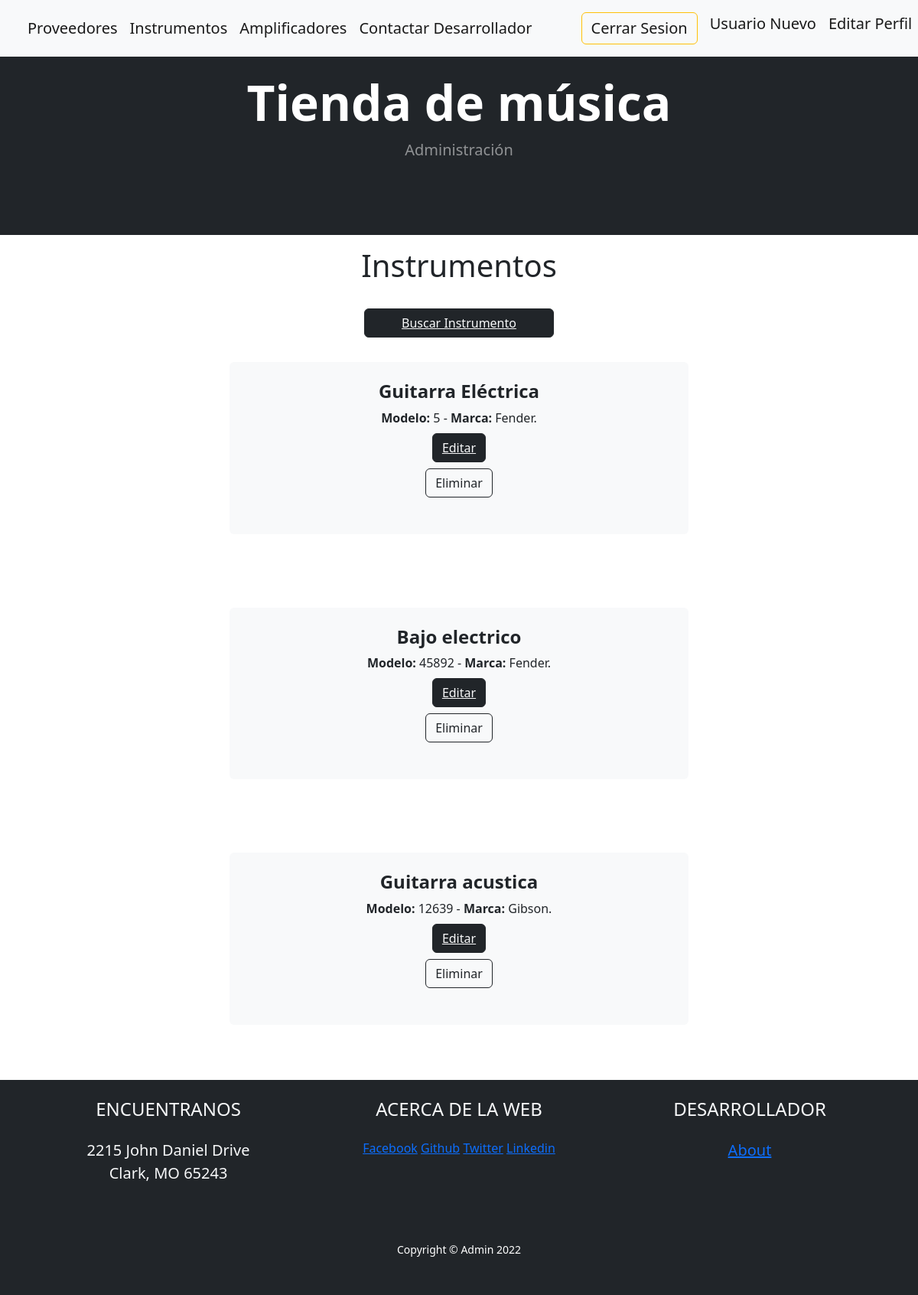
Before: /app-tienda-musical/instrumento/ (signed in) with the older database file.
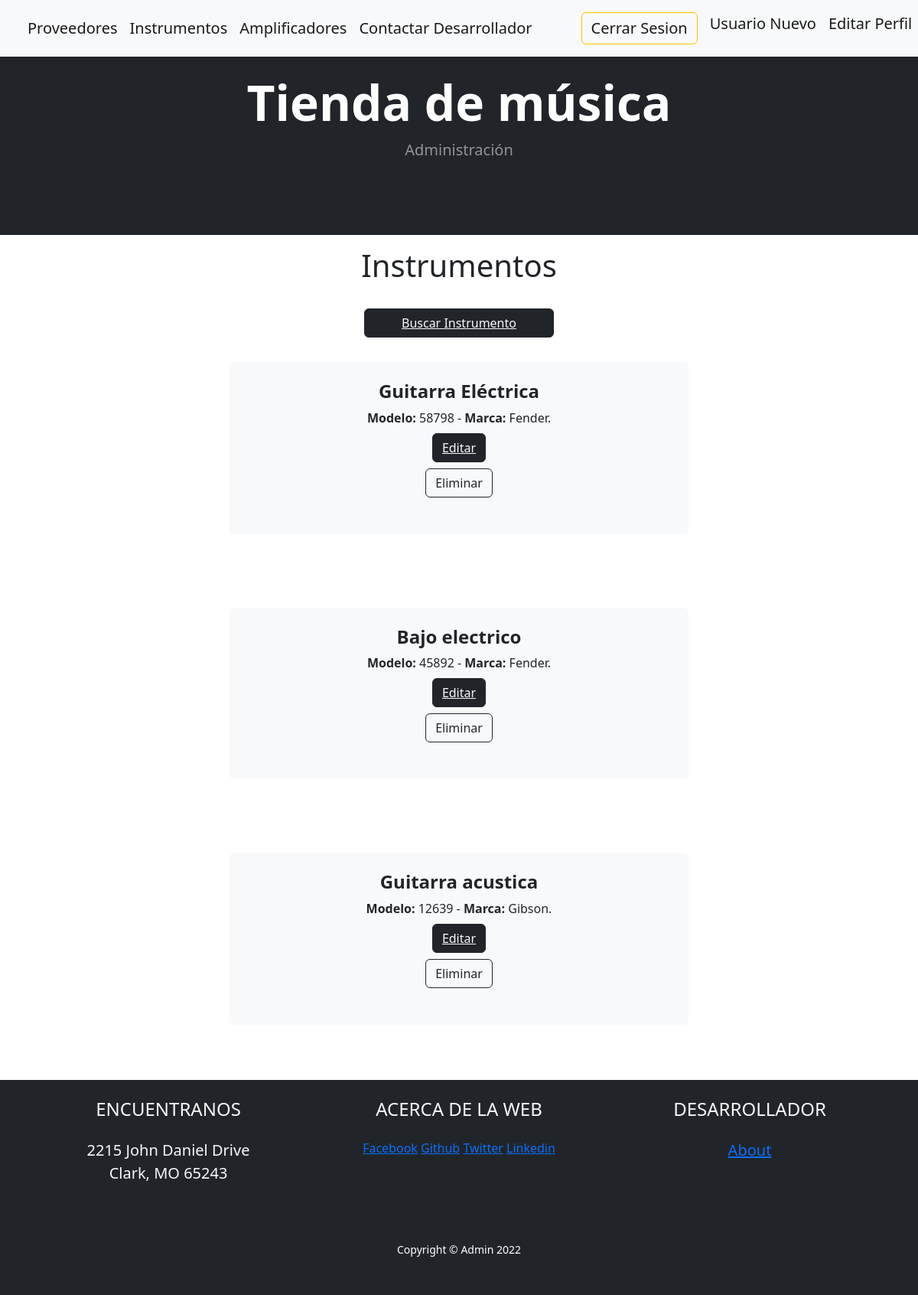
After: the same page with the newer database file.
### AppTiendaMusical/models.py (models this page shows)
class Instrumento(models.Model):
    nombre = models.CharField(max_length=50)
    modelo = models.IntegerField()
    marca = models.CharField(max_length=50)

### AppTiendaMusical/views.py (the view)
# urls.py: path('instrumento/', instrumento, name="Instrumento"),
@login_required
def instrumento(request):
    lista_instrumentos = Instrumento.objects.all()
    return render(request, "Instrumento.html", {"instrumentos": lista_instrumentos})

### AppTiendaMusical/Templates/Instrumento.html (shortened to what this page needs)
{% extends 'Inicio.html' %}
{% load static %}
{% block ListaDeContenidos %}
<h1 style="text-align: center" class="py-3">Instrumentos</h1>
<div class="py-2">
    <center><button class="btn btn-dark mt-auto px-4"><a href="{% url 'BuscarInstrumento' %}"class="text-light px-4">Buscar Instrumento</a></button></center>
</div>
{% for instrumento in instrumentos %}
<center>
    <div class="col-lg-6 col-xxl-4 mb-5 py-4">
        <div class="card bg-light border-0 h-100">
            <div class="card-body text-center p-4 p-lg-5 pt-0 pt-lg-0">
                <h2 class="fs-4 fw-bold text-dark">{{instrumento.nombre}}</h2>
                <p class="mb-0 text-dark"><b> Modelo:</b> {{instrumento.modelo}} - <b>Marca:</b>
                    {{instrumento.marca}}.</p>
                <div>
                    <div class="py-2">
                        <center><button class="btn btn-dark mt-auto">
                                <a href="{% url 'EditarInstrumento' instrumento.id %}"
                                    class="text-light">Editar</a></button>
                        </center>
                    </div>
                    <form action="{% url 'EliminarInstrumento' instrumento.id %}" method="POST">{% csrf_token %}
                        <center><button class="btn btn-outline-dark mt-auto" type="submit">Eliminar</button>
                        </center>
                    </form>
                </div>
            </div>
        </div>
    </div>
</center>
{% endfor %}
{% endblock ListaDeContenidos %}

Changed rows visible on the page:
changed Instrumento "Guitarra Eléctrica": modelo "5" → "58798"
